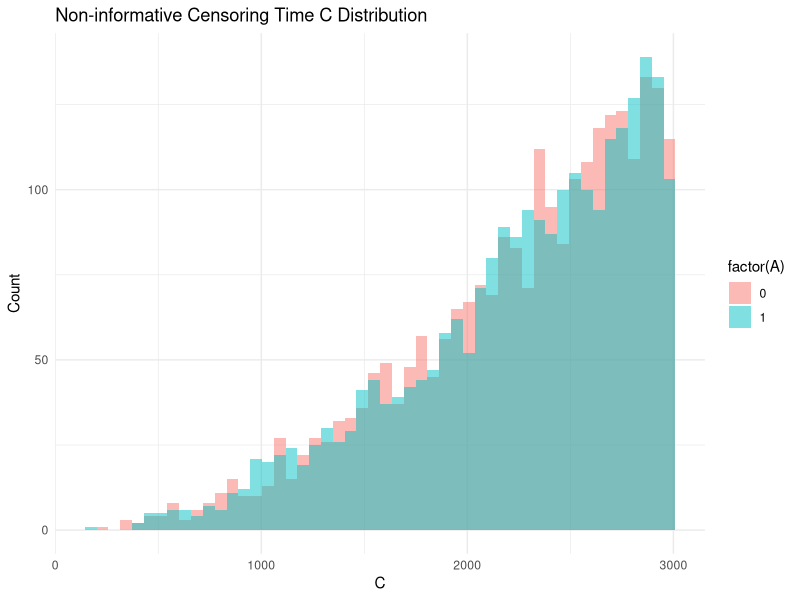
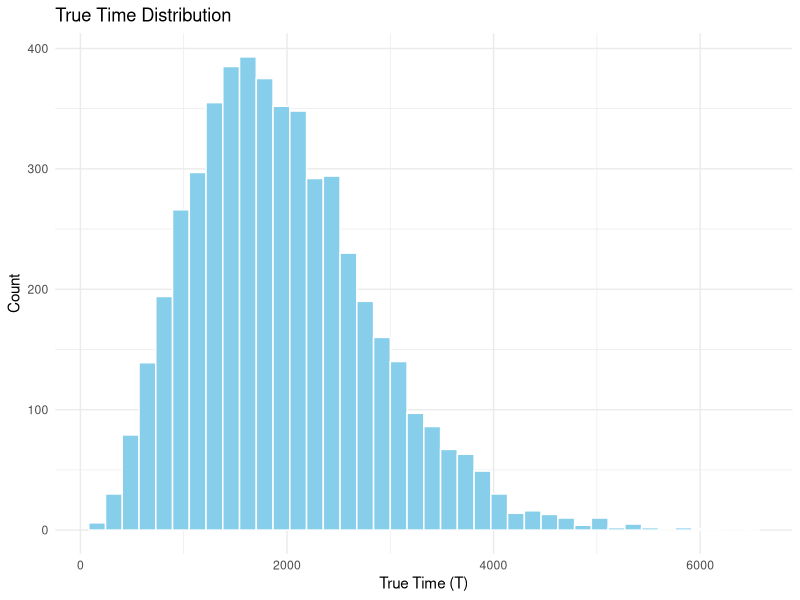
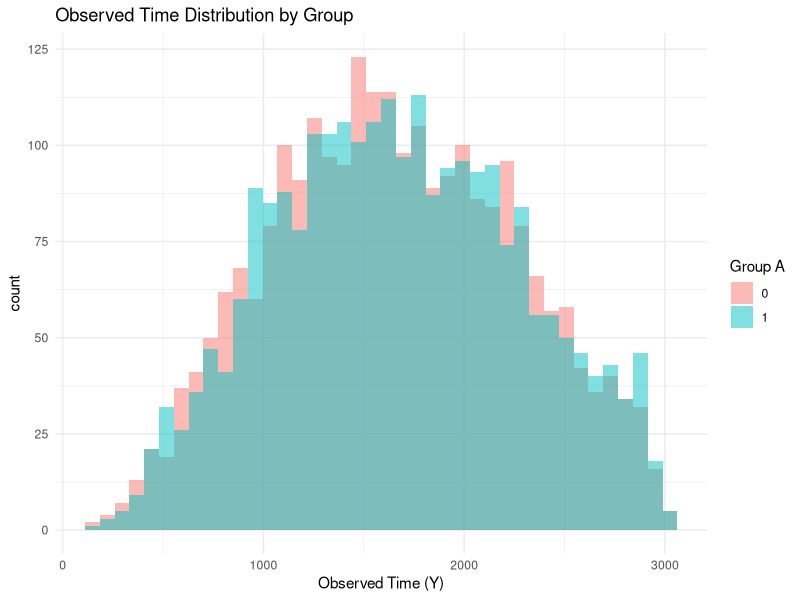
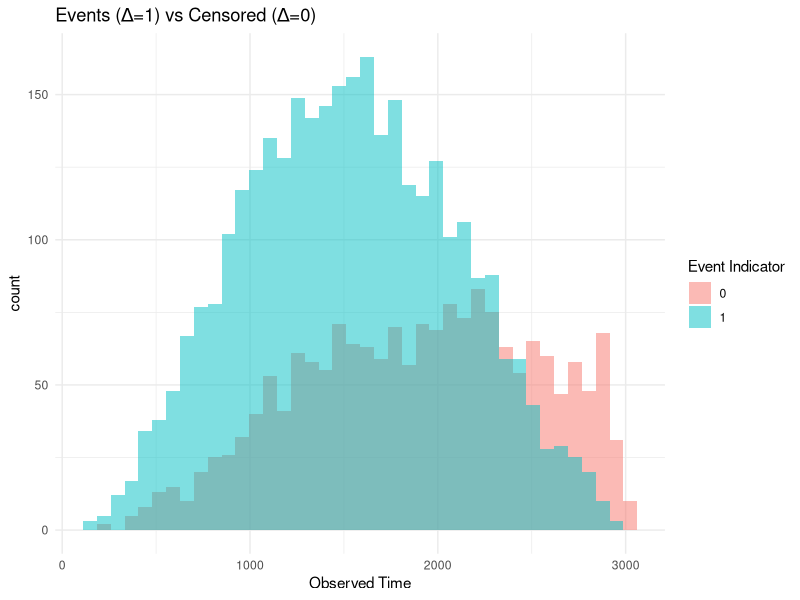
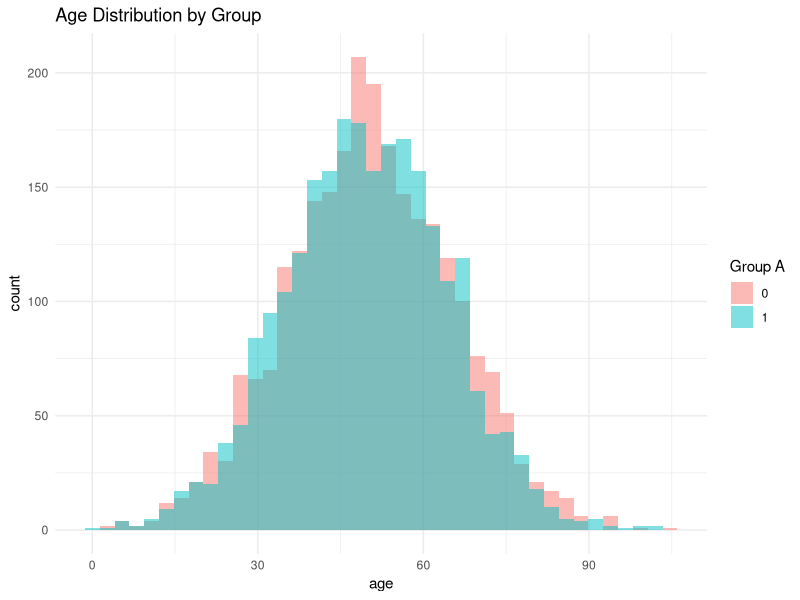
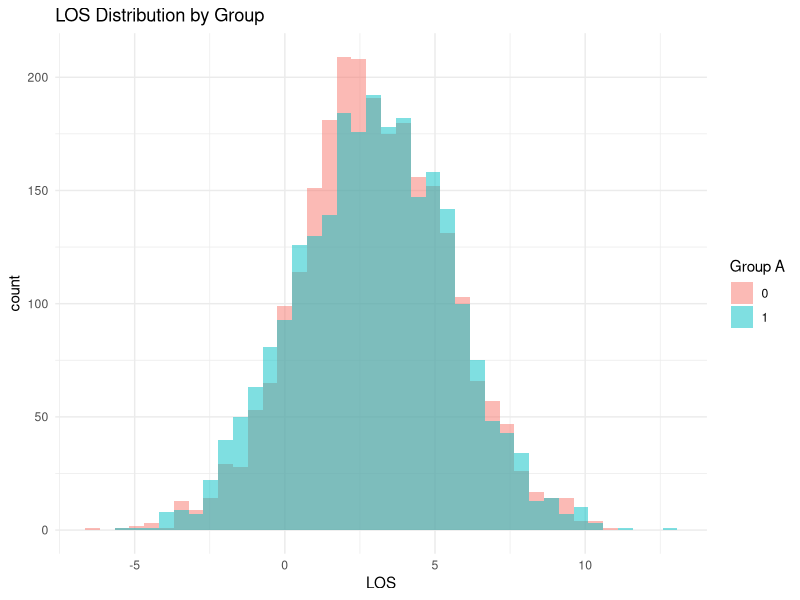
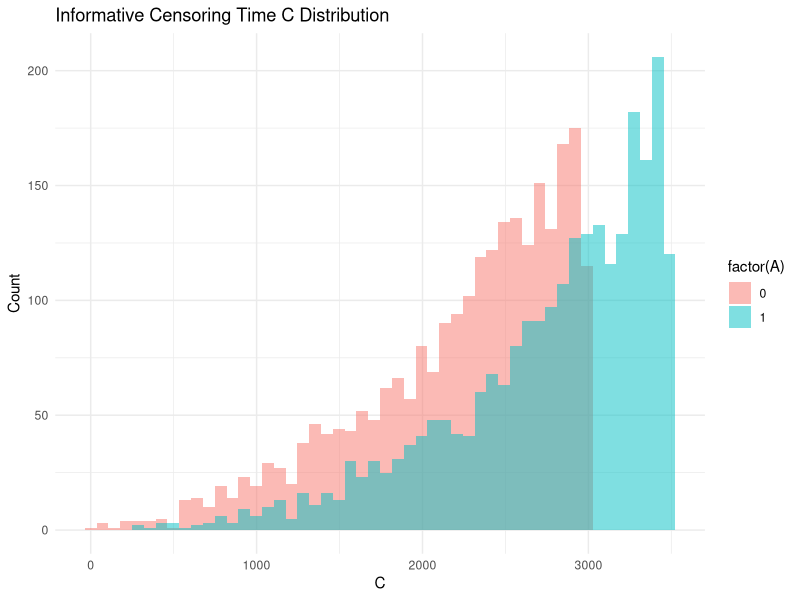
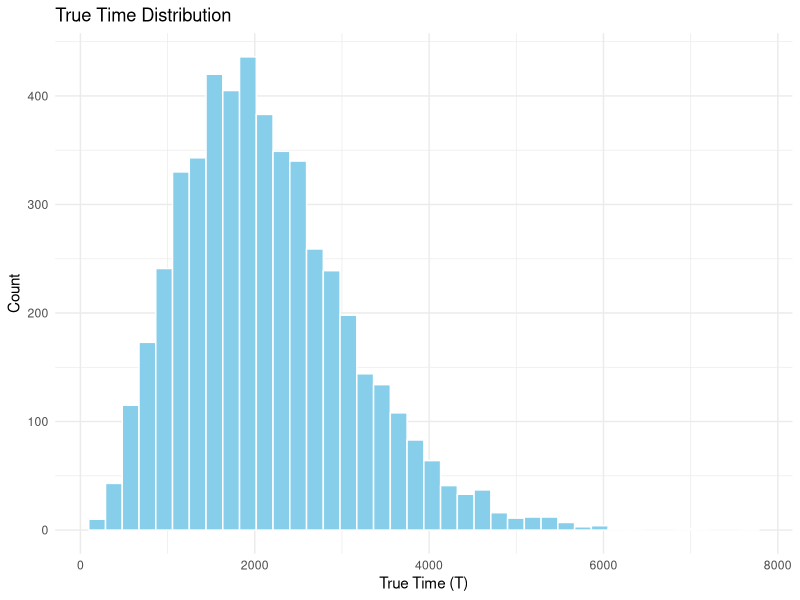

Here is the R script that generated these plots, in order: (Note: this script raises an error after producing the figures.)
## ---- chunk 1
library(ggplot2)
library(survival)
library(tidyverse)
## ---- chunk 2
generate_data <- function(
  n = 2000,
  pA = 0.5,
  mu_X = c(60, 120),          # mean for each covariate
  sd_X = c(10, 15),           # sd for each covariate
  beta_X = c(0.03, 0.014),    # coefficients for covariates
  beta_A = 0,                 # group effect
  lambda = 0.004,             # baseline rate for Weibull
  k = 1.5,                    # shape parameter
  # mu,                   # baseline censoring rate
  b_c,
  p_c,
  alpha = 0,                  # censoring dependence
  Cmax_A0 = 10,               # max follow-up (group 0)
  Cmax_A1 = 10,               # max follow-up (group 1)
  seed = 123
) {
  set.seed(seed)
  
  pX <- length(mu_X)
  if (length(sd_X) != pX | length(beta_X) != pX)
    stop("Lengths of mu_X, sd_X, and beta_X doesn't match.")
  
  # Sensitive attribute
  A <- rbinom(n, 1, pA)
  
  # Covariates
  X <- matrix(NA, nrow = n, ncol = pX)
  for (j in 1:pX) {
    X[, j] <- rnorm(n, mean = mu_X[j], sd = sd_X[j])
  }
  colnames(X) <- c("age", "LOS", "eGFR", "Hemoglobin", "CCI")
  
  # True event time 
  Z <- scale(X, center = mu_X, scale = sd_X)
  eta <- as.vector(Z %*% beta_X) + beta_A * A
  
  # eta <- beta_A * A + X %*% beta_X
  U <- runif(n)
  T_true <- ((-log(U)) / (lambda * exp(eta)))^(1 / k)
  
  # Max follow-up
  Cmax <- ifelse(A == 0, Cmax_A0, Cmax_A1)
  
  #  Censoring time
  Uc <- runif(n)
  biased_Uc <- Uc^(exp(alpha * eta))
  C <- (biased_Uc)^(1 / p_c) * Cmax
  # C <- (biased_Uc)^(1 / p_c) * max(Cmax_A0, Cmax_A1)
  
  # Observed data
  Y <- pmin(T_true, C, Cmax)
  Delta <- as.numeric(T_true <= pmin(C, Cmax))
  
  data <- data.frame(
    id = 1:n,
    A = A,
    X,
    T_true = T_true,
    C = C,
    Cmax = Cmax,
    Y = Y,
    Delta = Delta
  )
  
  return(data)
}



## ---- chunk 3
# Example

# X choice:
mu_X = c(50,    # age
         3,   # LOS (Length of Stay)
         70,    # eGFR
         13.2,  # Hemoglobin
         2)     # CCI (Charlson Comorbidity Index)
         

sd_X = c(15,    # age
         2.5,   # LOS (Length of Stay)
         20,    # eGFR
         1.6,  # Hemoglobin
         1.5)     # CCI (Charlson Comorbidity Index)

beta_X = c(0.3,  # age
         0.4,   # LOS (Length of Stay)
         -0.22,    # eGFR
         -0.3,  # Hemoglobin
         0.35)     # CCI (Charlson Comorbidity Index)

# beta_X = c(0.3,  # age
#          0.4,   # LOS (Length of Stay)
#          -0.25,    # eGFR
#          -0.3,  # Hemoglobin
#          0.4)     # CCI (Charlson Comorbidity Index)

k <- 3
lambda <- 1e-10

b_c <- 3000
p_c <- 3


# Scenario I: all assumptions hold
data_I <- generate_data(
  n = 5000,
  mu_X = mu_X,
  sd_X = sd_X,
  beta_X = beta_X,
  lambda = lambda,
  k = k,
  b_c = b_c,
  p_c = p_c,
  beta_A = 0,
  alpha = 0,
  Cmax_A0 =3000,
  Cmax_A1 = 3000
)
data_I <- data_I |> filter(age > 1, C > 1)

# Scenario II: violation of assumptions
data_II <- generate_data(
  n = 5000,
  mu_X = mu_X,
  sd_X = sd_X,
  beta_X = beta_X,
  lambda = lambda,
  k = k,
  b_c = b_c,
  p_c = p_c,
  beta_A = -0.5,
  alpha = 0.5,
  Cmax_A0 = 3000,
  Cmax_A1 = 3500
)

data_II <- data_II |> filter(age > 1, C > 1)


# head(data_I)
# head(data_II)


## ---- chunk 4
dat <- data_I
# dat <- read.csv("data/data_I.csv")

cat("Dataset size:", nrow(dat), "\n")
cat("Columns:", names(dat), "\n")

summary(dat)

cat("\nOverall censoring rate:\n")
mean(dat$Delta == 0)

cat("\nCensoring rate by group (A=0, A=1):\n")
tapply(dat$Delta == 0, dat$A, mean)

summary(dat$C)

ggplot(dat, aes((x = C), fill = factor(A))) +
  geom_histogram(alpha = 0.5, bins = 50, position = "identity") +
  labs(
    title = "Non-informative Censoring Time C Distribution",
    x = "C",
    y = "Count"
  ) +
  theme_minimal()

ggplot(dat, aes(x = T_true)) +
  geom_histogram(bins = 40, fill = "skyblue", color = "white") +
  labs(title = "True Time Distribution",
       x = "True Time (T)",
       y = "Count")+
  theme_minimal()

ggplot(dat, aes(x = Y, fill = factor(A))) +
  geom_histogram(alpha = 0.5, bins = 40, position = "identity") +
  labs(title = "Observed Time Distribution by Group",
       x = "Observed Time (Y)",
       fill = "Group A") +
  theme_minimal()

ggplot(dat, aes(x = Y, fill = factor(Delta))) +
  geom_histogram(alpha = 0.5, bins = 40, position = "identity") +
  labs(title = "Events (Δ=1) vs Censored (Δ=0)",
       x = "Observed Time",
       fill = "Event Indicator") +
  theme_minimal()

ggplot(dat, aes(x = age, fill = factor(A))) +
  geom_histogram(alpha = 0.5, bins = 40, position = "identity") +
  labs(title = "Age Distribution by Group", fill = "Group A") +
  theme_minimal()

ggplot(dat, aes(x = LOS, fill = factor(A))) +
  geom_histogram(alpha = 0.5, bins = 40, position = "identity") +
  labs(title = "LOS Distribution by Group", fill = "Group A") +
  theme_minimal()


## ---- chunk 5
dat <- data_II

cat("Dataset size:", nrow(dat), "\n")
cat("Columns:", names(dat), "\n")

summary(dat)

cat("\nOverall censoring rate:\n")
mean(dat$Delta == 0)

cat("\nCensoring rate by group (A=0, A=1):\n")
tapply(dat$Delta == 0, dat$A, mean)

summary(dat$C)

ggplot(dat, aes((x = C), fill = factor(A))) +
  geom_histogram(alpha = 0.5, bins = 50, position = "identity") +
  labs(
    title = "Informative Censoring Time C Distribution",
    x = "C",
    y = "Count"
  ) +
  theme_minimal()

ggplot(dat, aes(x = T_true)) +
  geom_histogram(bins = 40, fill = "skyblue", color = "white") +
  labs(title = "True Time Distribution",
       x = "True Time (T)",
       y = "Count")+
  theme_minimal()

ggplot(dat, aes(x = Y, fill = factor(A))) +
  geom_histogram(alpha = 0.5, bins = 40, position = "identity") +
  labs(title = "Observed Time Distribution by Group",
       x = "Observed Time (Y)",
       fill = "Group A") +
  theme_minimal()

ggplot(dat, aes(x = Y, fill = factor(Delta))) +
  geom_histogram(alpha = 0.5, bins = 40, position = "identity") +
  labs(title = "Events (Δ=1) vs Censored (Δ=0)",
       x = "Observed Time",
       fill = "Event Indicator") +
  theme_minimal()

ggplot(dat, aes(x = age, fill = factor(A))) +
  geom_histogram(alpha = 0.5, bins = 40, position = "identity") +
  labs(title = "Age Distribution by Group", fill = "Group A") +
  theme_minimal()

ggplot(dat, aes(x = LOS, fill = factor(A))) +
  geom_histogram(alpha = 0.5, bins = 40, position = "identity") +
  labs(title = "LOS Distribution by Group", fill = "Group A") +
  theme_minimal()

## ---- chunk 6
write.csv(data_I, "data/data_I.csv", row.names = FALSE)
write.csv(data_II, "data/data_II.csv", row.names = FALSE)
## ---- chunk 7
fit <- coxph(Surv(Y, Delta) ~ age + LOS + eGFR + Hemoglobin + CCI, data = data_I, x = TRUE)
summary(fit)$concordance 
## ---- chunk 8
fit <- coxph(Surv(Y, Delta) ~ age + LOS + eGFR + Hemoglobin + CCI, data = data_II, x = TRUE)
summary(fit)$concordance 
## ---- chunk 9
flc <- read.csv("FISA/Data/FLChain/flchain.csv")

## ---- chunk 10
cat("Dataset size:", nrow(flc), "\n")
cat("Columns:", names(flc), "\n")

summary(flc)

cat("\nOverall censoring rate:\n")
mean(flc$status == 0)

cat("\nCensoring rate by sex:\n")
tapply(flc$status == 0, flc$sex, mean)

ggplot(flc, aes(x = time, fill = factor(sex))) +
  geom_histogram(alpha = 0.5, bins = 40, position = "identity") +
  labs(title = "Observed Time Distribution by sex",
       x = "Observed Time (Y)",
       fill = "sex") +
  theme_minimal()

ggplot(flc, aes(x = time, fill = factor(status))) +
  geom_histogram(alpha = 0.5, bins = 40, position = "identity") +
  labs(title = "Events (Δ=1) vs Censored (Δ=0)",
       x = "Observed Time",
       fill = "Event Indicator") +
  theme_minimal()

ggplot(flc, aes(x = age, fill = factor(sex))) +
  geom_histogram(alpha = 0.5, bins = 40, position = "identity") +
  labs(title = "Age Distribution by sex", fill = "sex") +
  theme_minimal()

flc |> filter(kappa < 10) |> 
  ggplot(aes(x = kappa, fill = factor(sex))) +
    geom_histogram(alpha = 0.5, bins = 40, position = "identity") +
    labs(title = "< 10 kappa Distribution by sex", fill = "sex") +
    theme_minimal()

flc |> filter(lambda < 10) |> 
  ggplot(aes(x = lambda, fill = factor(sex))) +
  geom_histogram(alpha = 0.5, bins = 40, position = "identity") +
  labs(title = "< 10 lambda Distribution by sex", fill = "sex") +
  theme_minimal()

ggplot(flc, aes(x = flc.grp, fill = factor(sex))) +
  geom_bar(alpha = 0.5, position = "identity") +
  labs(title = "flc.grp Distribution by sex", fill = "sex") +
  theme_minimal()

flc |> filter(creatinine < 4) |> 
  ggplot(aes(x = creatinine, fill = factor(sex))) +
    geom_histogram(alpha = 0.5, bins = 40, position = "identity") +
    labs(title = "< 4 creatinine Distribution by sex", fill = "sex") +
    theme_minimal()

ggplot(flc, aes(x = mgus, fill = factor(sex))) +
  geom_bar(alpha = 0.5, position = "identity") +
  labs(title = "mgus Distribution by sex", fill = "sex") +
  theme_minimal()
